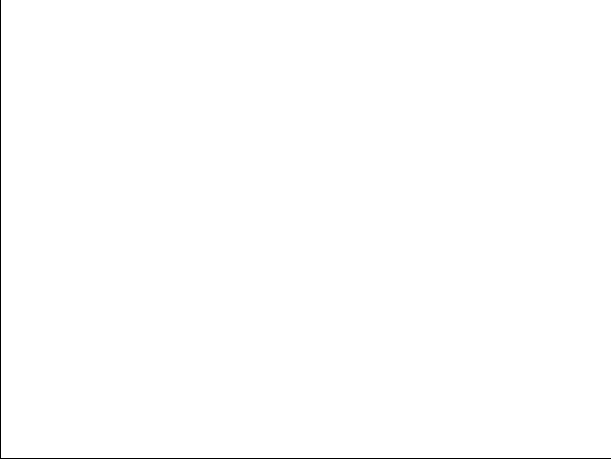
#> input picture HW1/background.png, 611 x 459 px
$ python Q4.py
#> lines starting #> are read from the running program, lines starting #| are printed output that depends on the picture; after the words box and inside, x2 and y2 are one past the last pixel; in counts of white or black regions, pixels touching at a corner belong together
import cv2

def show_image(image):
    cv2.imshow('image' , image)
    cv2.waitKey()
    cv2.destroyAllWindows()

path = "background.png"

img = cv2.imread(path ,1)
#> img is the input picture: shape (459, 611, 3); values 198 (black) and 255 (white), 99.6% white; black in thin lines or dots
print(img.shape)
#| (459, 611, 3)

red_channel = img[:,:,2]
print(red_channel.shape)
#| (459, 611)


## convert to RGB
image_rgb = cv2.cvtColor(img , cv2.COLOR_BGR2RGB)

## resizing image
WIDTH = 290
HEIGHT = 570

img_resized = cv2.resize(image_rgb , (HEIGHT , WIDTH))
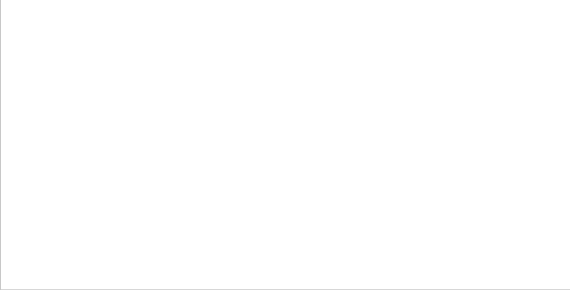
#> img_resized: shape (290, 570, 3); min 199, max 255, mean 254.8

## draw lines
COLOR = (255, 0, 0)
THICKNESS = 2

image = cv2.line(img_resized, (5,5), (565,5), COLOR, THICKNESS)
image = cv2.line(img_resized, (5,5), (5,285), COLOR, THICKNESS)
image = cv2.line(img_resized, (565,285), (565,5), COLOR, THICKNESS)
image = cv2.line(img_resized, (565,285), (5,285), COLOR, THICKNESS)
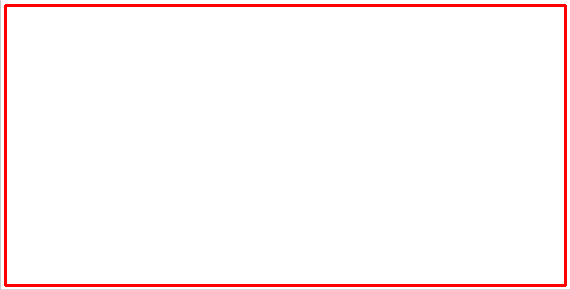
#> image: shape (290, 570, 3); mean R, G, B 254.8, 247, 247

## draw circles

corners = [
    (5,5),
    (565,5),
    (5,285),
    (565,285),
]

for corner in corners :
    image = cv2.circle(image , corner,5 , (0,0,255) , THICKNESS)
#> this loop made 4 passes
#> pass 3, `image = cv2.circle(image , corner,5 , (0,0,255) , THICKNESS)`:
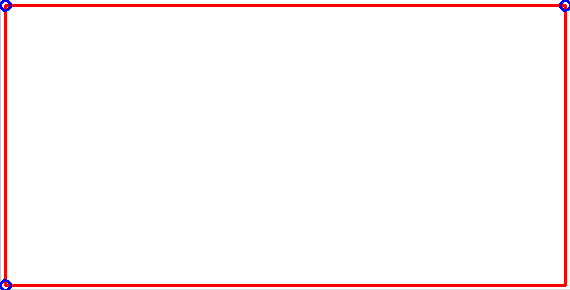
#> image: shape (290, 570, 3); mean R, G, B 254.4, 246.7, 247.1
#> after the loop: image: shape (290, 570, 3); 0.04% of pixels changed, all inside (x1, y1, x2, y2) = (559, 279, 570, 290)

## draw end.png
COLOR = (0, 0, 0)

for i in range(8):
    x_point = i * 80 + 5
    for corner in corners :
        end = cv2.line(img_resized,corner , (x_point,145), COLOR, THICKNESS)
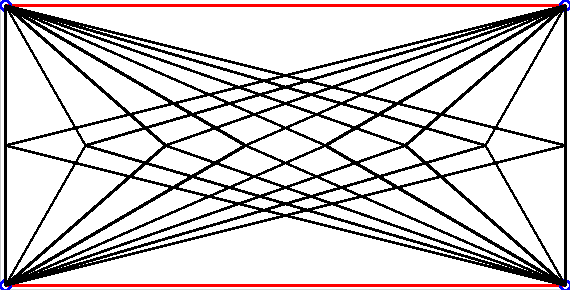
#> img_resized: shape (290, 570, 3); 16.92% of pixels changed, all inside (x1, y1, x2, y2) = (0, 0, 570, 290)

show_image(image=end)


## save picture
cv2.imwrite('mypic.jpg',image)

$ run again, with HW1/end.png copied over HW1/background.png
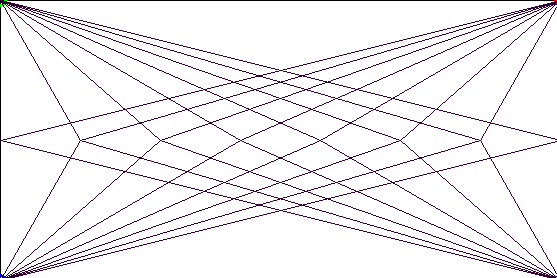
#> input picture HW1/end.png, 557 x 278 px
#> img is the input picture: shape (278, 557, 3); mean B, G, R 241.9, 238.9, 241.9
#| (278, 557, 3)
#| (278, 557)
#> the loop `for corner in corners :` made 4 passes
#> pass 3, `image = cv2.circle(image , corner,5 , (0,0,255) , THICKNESS)`:
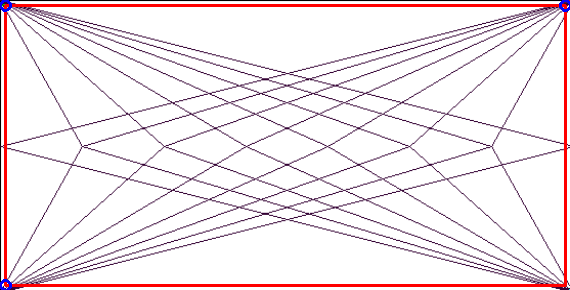
#> image: shape (290, 570, 3); mean R, G, B 241.9, 231.3, 234.5
#> after the loop `for i in range(8):`:
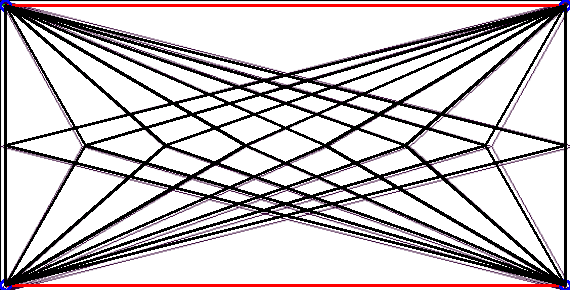
#> img_resized: shape (290, 570, 3); mean R, G, B 203.8, 197.1, 199.1
